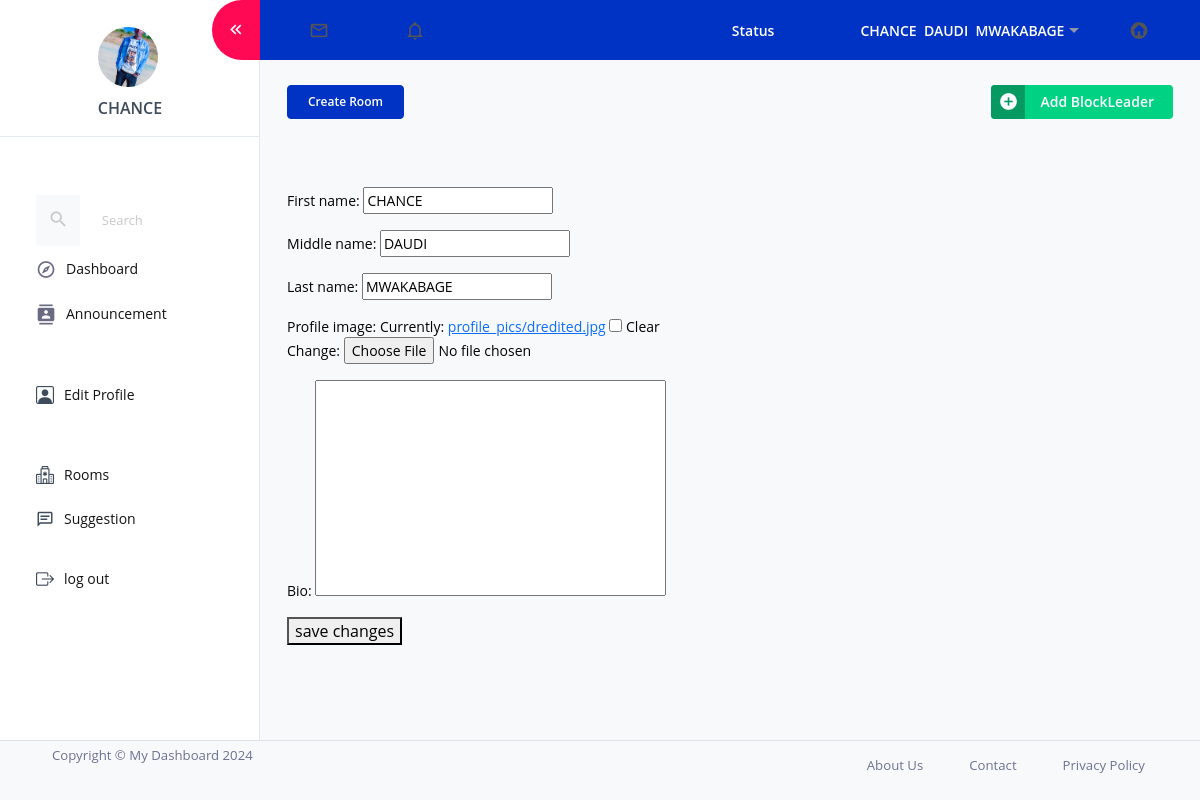
Screenshot of /profile/ (signed in) with the database file from the repository.
### authentication/models.py (models this page shows)
class User(AbstractBaseUser,PermissionsMixin):
    class UserRole(models.TextChoices):
        ADMIN="ADMIN","Admin"
        STUDENT="STUDENT","Student"
        WARDEN="WARDEN","Warden"
        BLOCK_LEADER="BLOCK_LEADER","Block_leader"
    first_name=models.CharField(max_length=250, blank=True,null=True)
    middle_name=models.CharField(max_length=250,blank=True,null=True)
    last_name=models.CharField(max_length=250,blank=True,null=True)
    email=models.EmailField(max_length=250,null=False,unique=True)
    role=models.CharField(max_length=250,choices=UserRole.choices)
    password=models.CharField(max_length=250,blank=False,null=False)
    phone_number=models.CharField(max_length=20,blank=True,null=True)
    has_room = models.BooleanField(default=False)
    room_number=models.CharField(max_length=250,default='Not Yet Assigned',null=True,blank=True)
    REQUIRED_FIELDS=[]
    USERNAME_FIELD='email'
    is_active=models.BooleanField(default=True)
    is_staff=models.BooleanField(default=False)
    is_superuser=models.BooleanField(default=False)
    bio=models.TextField(blank=True,null=True)
    profile_image=models.ImageField(upload_to='profile_pics/',default='default.jpg',blank=True,null=True)
    objects=userManager()

### authentication/views.py (the view)
# urls.py: path('profile/', views.edit_profile, name="edit_profile"),
def edit_profile(request):
    if request.method=='POST':
        form=ProfileForm(request.POST,request.FILES,instance=request.user)
        if form.is_valid():
           form.save()
           return redirect('dashboard')
    else:
           form = ProfileForm(instance=request.user)
    return render(request,'accomodation/edit_profile.html',{'form':form})

### authentication/forms.py
class ProfileForm(UserChangeForm):
    password=None
    class Meta:
        model = User
        fields = ("first_name","middle_name","last_name",'profile_image','bio',)

### templates/accomodation/edit_profile.html (shortened to what this page needs)
{% extends './base.html' %}
{%block content %}
<form method="POST" enctype="multipart/form-data">
    {{ form.as_p}}
    <button type="submit">save changes</button>
</form>
{%endblock content%}

### templates/accomodation/base.html (shortened to what this page needs)
{% load static %}
<!DOCTYPE html>
<html lang="en">
  <head>
    <link rel="stylesheet" href="{%static 'accomodate/dashboard.css'%}">
    <link rel="stylesheet" href="{%static 'updates/suggestions.css'%}">
    <link rel="stylesheet" href="{%static 'accomodate/base1.css'%}">
  <link href="https://cdn.jsdelivr.net/npm/bootstrap@5.3.0/dist/css/bootstrap.min.css" rel="stylesheet">
  <link rel="stylesheet" href="https://cdn.jsdelivr.net/npm/bootstrap-icons@1.10.5/font/bootstrap-icons.css">
    <link rel="stylesheet" href="{%static 'accomodate/base.css'%}">
    <link rel="stylesheet" href=" {% static 'accomodate/materialdesignicons.min.css' %}">
    <link rel="stylesheet" href=" {%static 'accomodate/themify-icons.css'%} ">
    <link rel="stylesheet" href="  {% static 'accomodate/vendor.bundle.base.css' %} ">
    <link rel="stylesheet" href="{% static 'accomodate/font-awesome.min.css' %}">
    <link href="https://cdn.jsdelivr.net/npm/@mdi/font/css/materialdesignicons.min.css" rel="stylesheet">
    <link rel="stylesheet" href="assets/vendors/jquery-bar-rating/css-stars.css">
    <link rel="stylesheet" href="assets/vendors/font-awesome/css/font-awesome.min.css">
    <link rel="stylesheet" href=" {%static 'accomodate/style.css'%}">
  </head>
  <body>
    <form method="POST">
        <div class="container-scroller">
            <nav class="sidebar sidebar-offcanvas" id="sidebar">
              <ul class="nav">
                <li class="nav-item nav-profile border-bottom">
                  <a href="#" class="nav-link flex-column">
                    <div class="nav-profile-image">
                      {% if request.user.profile_image %}
                        <img src="{{ request.user.profile_image.url }}" alt="profile" class="rounded-circle" style="width: 60px; height: 60px; object-fit: cover;">
                      {% else %}
                        <img src="{% static 'assets/images/default_profile.png' %}" alt="default-profile" class="rounded-circle" style="width: 60px; height: 60px; object-fit: cover;">
                      {% endif %}
                      </div>
                    <div class="nav-profile-text d-flex ms-0 mb-3 flex-column">
                      <span class="fw-semibold mb-1 mt-2 text-center">{{ request.user.first_name }}</span>
                    </div>
                  </a>
                </li>
                <li class="nav-item pt-3">
                  <a class="nav-link d-block" href="index.html">
                  </a>
                  <form class="d-flex align-items-center" action="#">
                    <div class="input-group">
                      <div class="input-group-prepend">
                        <i class="input-group-text border-0 mdi mdi-magnify"></i>
                      </div>
                      <input type="text" class="form-control border-0" placeholder="Search">
                    </div>
                  </form>
                </li>
                <li class="nav-item">
                  <a class="nav-link" href="{%url 'dashboard'%}">
                    <i class="mdi mdi-compass-outline menu-icon"></i>
                    <span class="menu-title" href="">Dashboard</span>
                  </a>
                </li>
                <li class="nav-item">
                  <a class="nav-link" href="{%url 'annoucement'%}">
                    <i class="mdi mdi-contacts menu-icon"></i>
                    <span class="menu-title">Announcement</span>
                </li>
                <li class="nav-item">
                  <a class="nav-link" href="{%url 'edit_profile'%}">
                    <i class="bi bi-person-square"></i>
                    <span class="menu-title">Edit Profile</span>
                </li>
                <li class="nav-item">
                  <a class="nav-link" href="{%url 'rooms'%}">
                    <i class="bi bi-hospital"></i>
                    <span class="menu-title">Rooms</span>
                  </a>
                </li>
                <li class="nav-item">
                  <a class="nav-link" href="{%url 'suggestion'%}">
                    <i class="mdi mdi-message-text-outline"></i>
                    <span class="menu-title">Suggestion</span>
                  </a>
                </li>
                <li class="nav-item pt-3">
                  <a class="nav-link" href="{%url 'login'%}">
                    <i class="bi bi-box-arrow-right"></i>
                    <span class="menu-title">log out</span>
                  </a>
                </li>
              </ul>
            </nav>
            <div class="container-fluid page-body-wrapper">
              <nav class="navbar default-layout-navbar col-lg-12 col-12 p-0 fixed-top d-flex flex-row">
                <div class="navbar-menu-wrapper d-flex align-items-stretch">
                  <button class="navbar-toggler navbar-toggler align-self-center" type="button" data-toggle="minimize">
                    <span class="mdi mdi-chevron-double-left"></span>
                  </button>
                  <ul class="navbar-nav">
                    <li class="nav-item dropdown">
                      <a class="nav-link" id="messageDropdown" href="#" data-bs-toggle="dropdown" aria-expanded="false">
                        <i class="mdi mdi-email-outline"></i>
                      </a>
                    </li>
                    <li class="nav-item dropdown ms-3">
                      <a class="nav-link" id="notificationDropdown" href="#" data-bs-toggle="dropdown">
                        <i class="mdi mdi-bell-outline"></i>
                      </a>
                    </li>
                  </ul>
                  <ul class="navbar-nav navbar-nav-right">
                    <li class="nav-item nav-logout d-none d-md-block me-3">
                      <a class="nav-link" href="https://www.instagram.com/chancemwakabage?igsh=MWg3cXVmNWU0N2NrcQ==">Status</a>
                    </li>
                    <li class="nav-item nav-profile d-none d-md-block">
                      <a class="nav-link dropdown-toggle" id="profileDropdown" href="#" data-bs-toggle="dropdown" aria-expanded="false">
                        <div class="nav-profile-text">{{user.first_name}}&nbsp;&nbsp;{{user.middle_name}}&nbsp;&nbsp;{{user.last_name}}</div>
                      </a>
                    </li>
                    <li class="nav-item nav-logout d-none d-lg-block">
                      <a class="nav-link" href="{%url 'dashboard'%}">
                        <i class="mdi mdi-home-circle"></i>
                      </a>
                    </li>
                  </ul>
                </div>
              </nav>
              <div class="main-panel">
                <div class="content-wrapper pb-0">
                  <div class="page-header flex-wrap">
                    {% if request.user.is_superuser %}
                    <div class="header-left">
                       <button type="button" class="btn btn-primary" data-bs-toggle="modal" data-bs-target="#exampleModal1">
                            Create Room
                       </button>
                    </div>
                    {% endif %}
                    {% if request.user.is_superuser %}
<div class="header-right d-flex flex-wrap mt-2 mt-sm-0">
    <button type="button" class="btn btn-primary mt-2 mt-sm-0 btn-icon-text">
        <i class="mdi mdi-plus-circle"></i> Add BlockLeader
    </button>
</div>
{% endif %}
                  </div>
                  <br>
                     <br>
                    {%block content%}{%endblock content%}
                        </div>
                      </div>
                    </div>
            </div>
        </form>
        <footer class="footer">
          <div class="d-sm-flex justify-content-center justify-content-sm-between">
            <span class="text-muted d-block text-center text-sm-left d-sm-inline-block">Copyright © My Dashboard 2024</span>
            <ul class="nav justify-content-center justify-content-sm-end">
              <li class="nav-item">
                <a class="nav-link text-muted" href="https://www.instagram.com/chancemwakabage?igsh=MWg3cXVmNWU0N2NrcQ==">About Us</a>
              </li>
              <li class="nav-item">
                <a class="nav-link text-muted" href="https://wa.link/i9hlq6">Contact</a>
              </li>
              <li class="nav-item">
                <a class="nav-link text-muted" href="#">Privacy Policy</a>
              </li>
            </ul>
          </div>
        </footer>
        </body>
</html>

### static/updates/suggestions.css (style rules this page uses)
body { background: #f4f7f9; font-family: 'Arial', sans-serif; }
.btn-primary { width: 100%; padding: 12px; font-size: 18px; font-weight: bold; border-radius: 6px; background: #007bff; border: none; transition: 0.3s; }

### static/accomodate/base1.css (style rules this page uses)
.footer { background-color: #f8f9fa; padding: 1.5rem 0; border-top: 1px solid #dee2e6; color: #6c757d; font-size: 0.9rem; }
.footer .d-sm-flex { max-width: 1200px; margin: 0 auto; padding: 0 15px; }
.footer .text-muted { color: #6c757d; }
.footer .nav { margin-bottom: 0; }
.footer .nav-item { margin-left: 1rem; }
.footer .nav-link { color: #007bff; text-decoration: none; transition: color 0.3s ease; }
.nav-item .nav-link { display: flex; align-items: center; padding: 10px 15px; color: #f3ecec; text-decoration: none; transition: background-color 0.2s ease; }
.nav-item .nav-link i { font-size: 18px; margin-right: 10px; color: #555; }
.nav-item .menu-title { font-size: 16px; font-weight: 500; }

### rows the page displays
User: user.profile_image (picture), user.first_name "CHANCE", first_name "CHANCE", middle_name "DAUDI", last_name "MWAKABAGE"
